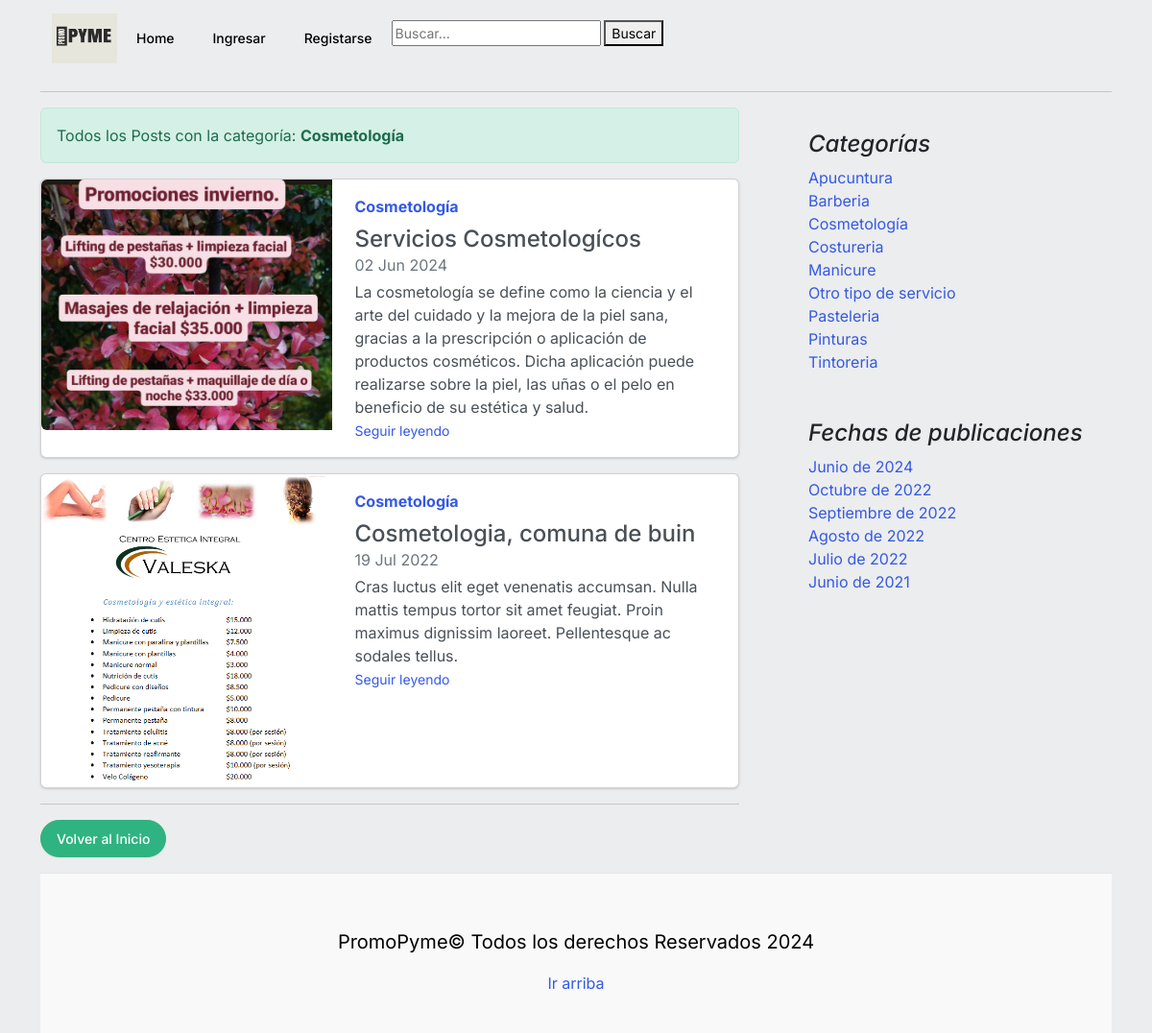
/category/?cat=9, run on the app's committed database.
### core/models.py (models this page shows, shortened)
class Post(models.Model):
	title = models.CharField(max_length=250, verbose_name='Título')
	excerpt = models.TextField(verbose_name='Bajada')
	content = RichTextField(verbose_name='Contenido')
	image = models.ImageField(upload_to='posts', null=True, blank=True, verbose_name='Imagen')
	published = models.BooleanField(default=False, verbose_name='Publicado')
	category = models.ForeignKey(Category, on_delete=models.CASCADE, related_name='get_posts', verbose_name='Categoría')
	author = models.ForeignKey(User, on_delete=models.CASCADE, related_name='get_posts', verbose_name='Autor')
	created = models.DateTimeField(auto_now_add=True, verbose_name='Fecha de creación')
	updated = models.DateTimeField(auto_now=True, verbose_name='Fecha de modificación')
	class Meta:
		verbose_name = 'Publicación'
		verbose_name_plural = 'Publicaciones'
		ordering = ['-created']

class Category (models.Model):
	name = models.CharField(max_length=200, unique=True, verbose_name='Nombre')
	active = models.BooleanField(default=True, verbose_name='Activo')
	created = models.DateTimeField(auto_now_add=True, verbose_name='Fecha de creación')
	updated = models.DateTimeField(auto_now=True, verbose_name='Fecha de modificación')
	class Meta:
		verbose_name = 'Categoría'
		verbose_name_plural = 'Categorías'
		ordering = ['name']
	def __str__(self):
		return self.name

### core/views.py (the view)
# urls.py: path('category/', CategoryListView.as_view(), name='category' ),
class CategoryListView(ListView):
    model = Category
    template_name = 'core/category.html'
    def get_queryset(self):
        category_id = self.request.GET['cat']
        if category_id:
            return Post.objects.filter(category=category_id, published=True)
        return super().get_queryset()
    def get_context_data(self, **kwargs):
        context = super(CategoryListView, self).get_context_data(**kwargs)
        context['category']= Category.objects.get(id =  self.request.GET['cat'])
        return context

### core/processors.py (called while the page is built)
def ctx_dic_about(request):
	ctx_about = {}
	ctx_about['ABOUT'] = About.objects.latest('created')
	return ctx_about

def ctx_dic_category(request):
	ctx_category = {}
	ctx_category['categories'] = Category.objects.filter(active=True)
	return ctx_category

def ctx_dic_history(request):
	ctx_history = {}
	ctx_history['dates'] = Post.objects.dates('created', 'month', order='DESC').distinct()
	return ctx_history

def ctx_dic_link(request):
	ctx_link = {}
	links = Link.objects.all()
	for link in links:
		ctx_link[link.key] = {'url':link.url, 'icon':link.icon}
	return ctx_link

### core/templates/core/category.html
{% extends 'core/base.html' %}
{% load static %}
{% block content %}
{% for post in category.get_posts.all %}
    {% if forloop.first %}
    <div class="alert alert-success" role="alert">
        Todos los Posts con la categoría: <strong>{{ category.name }}</strong>
    </div>
    {% endif %}
    <div class="card mb-3">
        <div class="row g-0">
            <div class="col-md-5">
                <img src={{ post.image.url }} class="img-fluid rounded-start" alt="...">
            </div>
            <div class="col-md-7">
                <div class="card-body">
                    <strong class="d-inline-block mb-2 text-primary">{{ post.category }}</strong>
                    <h4 class="mb-0">{{ post.title }}</h4>
                    <div class="mb-1 text-muted">{{ post.created|date:"d M Y" }}</div>
                    <p class="card-text mb-auto">{{ post.excerpt }}</p>
                    <p class="card-text"><small class="text-muted"><a href={% url 'post' post.id %} class="stretched-link">Seguir leyendo</a></small></p>
                </div>
            </div>
        </div>
    </div>
{% empty %}
    <div class="alert alert-danger" role="alert">
        <strong>No existen Posts con la categoría: {{ category.name }}</strong>
    </div>
{% endfor %}
<hr>
{% if request.path != '/' %}
    <div class="my-3">
        <a class="btn btn-success rounded-pill" href={% url 'home' %}>Volver al Inicio</a>
    </div>
{% endif %}
{% endblock %}

### core/templates/core/base.html (shortened to what this page needs)
<!doctype html>
<html lang="es">
<head>
    {% load static %}
    <link rel="stylesheet" href="https://cdn.jsdelivr.net/npm/bootstrap-icons@1.9.1/font/bootstrap-icons.css">
    <link href={% static 'core/css/bootstrap.min.css' %} rel="stylesheet">
    <link href={% static 'core/css/blog.css' %} rel="stylesheet">
    <link rel="stylesheet" href={% static 'core/css/style.css' %}>
</head>
<body class="body">
  <div class="container">
    <header>
      <nav class="navbar navbar-expand-lg bg-body-tertiary">
        <div class="container-fluid">
          <div class ="contenedor_logo">
            <img class="logo" src="{% static 'core/img/PRomo (1).png' %}" alt="logo" style="width:68px;height:52px" >
          </div>
          <div class="collapse navbar-collapse" id="navbarSupportedContent">
            <ul class="navbar-nav me-auto mb-2 mb-lg-0">
              <li class="nav-item">
                <a class="nav-link " aria-current="page" href='/'>Home</a>
              </li>
              {% if request.user.is_authenticated %}
                <li class="nav-item">
                  <a class="nav-link"  href={% url 'create' %}>Crear Post</a>
                </li>
                <li class="nav-item">
                  <a class="nav-link"  href={% url 'exit' %}>Salir</a>
                </li>
              <ul>
              {% include 'core/includes/submenu.html' %}
              </ul>
              {% else %}
              <li class="nav-item">
                <a class="nav-link" href={% url 'login' %}>Ingresar</a>
              </li>
              <li class="nav-item">
                <a class="nav-link" href={% url 'register' %}>Registarse</a>
              </li>
              {% endif %}
              <form method="GET" action="{% url 'buscar' %}">
                <input type="text" name="buscar" placeholder="Buscar..." value="{{request.GET.buscar}}">
                <button type="submit">Buscar</button>
            </form>
            </ul>
          </div>
        </div>
      </nav>
    </header>
    <hr>
    <main class="mt-2">
      <section class="row g-5">
        <div class="col-md-8">
            {% block content %}
            {% endblock %}
        </div>
        <aside class="col-md-4">
          <div class="position-sticky" style="top: 2rem;">
            <div class="p-4">
              <h4 class="fst-italic">Categorías</h4>
              <ol class="list-unstyled mb-0">
                {% for item in categories %}
                  <li><a href={% url 'category' %}?cat={{ item.id }}>{{ item.name }}</a></li>
                {% endfor %}
              </ol>
            </div>
            <div class="p-4">
              <h4 class="fst-italic">Fechas de publicaciones</h4>
              <ol class="list-unstyled mb-0">
                {% for item in dates %}
                  <li>
                    {% if item.month == 6 %}<a href={% url 'dates' item.month item.year %}>Junio de {{ item.year }}</a>{% endif %}
                    {% if item.month == 7 %}<a href={% url 'dates' item.month item.year %}>Julio de {{ item.year }}</a>{% endif %}
                    {% if item.month == 8 %}<a href={% url 'dates' item.month item.year %}>Agosto de {{ item.year }}</a>{% endif %}
                    {% if item.month == 9 %}<a href={% url 'dates' item.month item.year %}>Septiembre de {{ item.year }}</a>{% endif %}
                    {% if item.month == 10 %}<a href={% url 'dates' item.month item.year %}>Octubre de {{ item.year }}</a>{% endif %}
                  </li>
                {% endfor %}
              </ol>
            </div>
          </div>
        </aside>
      </section>
    </main>
    <footer class="blog-footer" >
      <p class="fs-5 px-3 pt-3"> PromoPyme&copy; Todos los derechos Reservados 2024</p>
      <p>
        <a href="#">Ir arriba</a>
      </p>
    </footer>
  </div>
</body>
</html>

### core/static/core/css/blog.css (style rules this page uses)
.blog-footer { padding: 2.5rem 0; color: #020202; text-align: center; background-color: #f9f9f9; border-top: .05rem solid #e5e5e5; }
.blog-footer p:last-child { margin-bottom: 0; }

### core/static/core/css/style.css (style rules this page uses)
.body { margin: 0; padding: 0; background:#ecedee; height: 100%; }

### core/templates/core/base.html (style rules this page uses)
a { text-decoration: none; }

### data on the page
Post: image (picture), category "Cosmetología", title "Servicios Cosmetologícos", created "02 Jun 2024", excerpt "La cosmetología se define como la ciencia y el arte del cuidado y la mejora de la piel sana, gracias a la prescripción o aplicación de productos cosméticos. Dicha aplicación puede realizarse sobre la piel, las uñas o el pelo en beneficio de su estética y salud."
Category: name "Cosmetología"
Post: image (picture), category "Cosmetología", title "Cosmetologia, comuna de buin", created "19 Jul 2022", excerpt "Cras luctus elit eget venenatis accumsan. Nulla mattis tempus tortor sit amet feugiat. Proin maximus dignissim laoreet. Pellentesque ac sodales tellus."
Category: name "Apucuntura"
Category: name "Barberia"
Category: name "Costureria"
Category: name "Manicure"
Category: name "Otro tipo de servicio"
Category: name "Pasteleria"
Category: name "Pinturas"
Category: name "Tintoreria"

### other printed values
{{ item.year }} "2024" "2021"
{{ item.year }} "2022"
